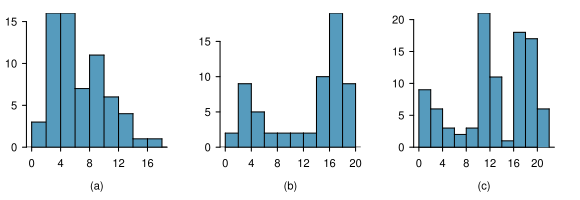

R code for this plot:
library(openintro)
data(COL)

myPDF("singleBiMultiModalPlots.pdf", 5.8, 2)

set.seed(51)
x1 <- rchisq(65, 6)
x2 <- c(rchisq(22, 5.8), rnorm(40, 16.5, 2))
x3 <- c(rchisq(20, 3), rnorm(35, 12), rnorm(42, 18, 1.5))

par(mfrow=c(1,3), mar=c(4, 2, 1, 2), mgp=c(2.4, 0.7, 0))

histPlot(x1, axes=FALSE, xlab='(a)', ylab='', col=COL[1], yaxs="i")
axis(1,at = seq(0, 20, by = 4))
axis(2)

histPlot(x2, axes=FALSE, xlab='(b)', ylab='', col=COL[1], yaxs="i")
axis(1,at = seq(0, 20, by = 4))
axis(2)

histPlot(x3, axes=FALSE, xlab='(c)', ylab='', col=COL[1],yaxs="i")
axis(1,at = seq(0, 20, by = 4))
axis(2)

dev.off()
